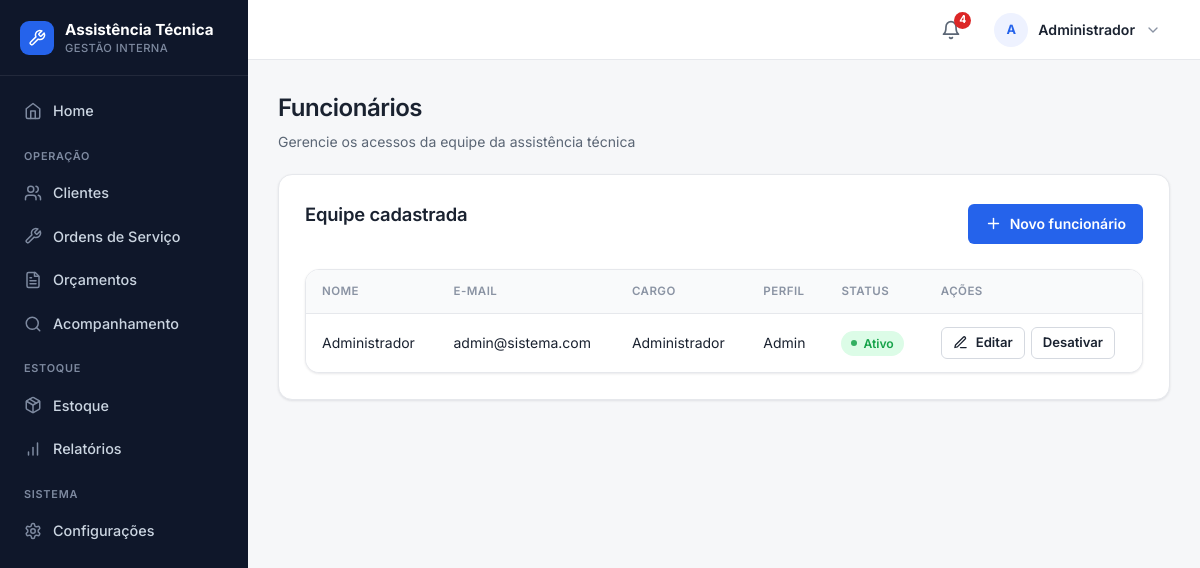
Screenshot of /funcionarios (signed in) with the database file from the repository.
### tables this page shows
CREATE TABLE funcionarios (
    id INTEGER PRIMARY KEY AUTOINCREMENT,
    nome TEXT NOT NULL,
    email TEXT NOT NULL UNIQUE,
    senha TEXT NOT NULL,
    cargo TEXT
, ativo INTEGER NOT NULL DEFAULT 1, perfil TEXT NOT NULL DEFAULT 'funcionario');

### routes/funcionarios.py (the view)
@funcionarios_bp.route("/funcionarios")
def listar_funcionarios():
    conexao = conectar()
    funcionarios = conexao.execute("""
        SELECT id, nome, email, cargo, ativo, perfil
        FROM funcionarios
        ORDER BY nome
    """).fetchall()
    conexao.close()
    return render_template("funcionarios_lista.html", funcionarios=funcionarios)

### app.py (called while the page is built)
@app.context_processor
def injetar_alertas_estoque():
    if "funcionario_id" not in session:
        return {"alerta_estoque_baixo": 0}
    conexao = conectar()
    total = conexao.execute(
        "SELECT COUNT(*) FROM pecas WHERE quantidade <= estoque_minimo"
    ).fetchone()[0]
    conexao.close()
    return {"alerta_estoque_baixo": total}

### database.py (called while the page is built)
def _coluna_existe(conexao, tabela, coluna):
    colunas = conexao.execute(f"PRAGMA table_info({tabela})").fetchall()
    return any(item["name"] == coluna for item in colunas)

def conectar():
    conexao = sqlite3.connect("database/sistema.db")
    conexao.row_factory = sqlite3.Row
    conexao.execute("PRAGMA foreign_keys = ON")
    _garantir_schema(conexao)
    return conexao

### templates/funcionarios_lista.html (shortened to what this page needs)
{% extends "base.html" %}
{% import 'partials/_icons.html' as icons %}
{% block conteudo %}
<div class="page-head">
    <h1>Funcionários</h1>
    <p>Gerencie os acessos da equipe da assistência técnica</p>
</div>
<div class="container">
    <div class="topo">
        <h2>Equipe cadastrada</h2>
        <div class="acoes-topo">
            <a href="{{ url_for('funcionarios.cadastrar_funcionario') }}" class="btn">
                {{ icons.icon('plus', 17) }} Novo funcionário
            </a>
        </div>
    </div>
    <div class="tabela-wrapper">
    <table>
        <thead>
            <tr>
                <th>Nome</th>
                <th>E-mail</th>
                <th>Cargo</th>
                <th>Perfil</th>
                <th>Status</th>
                <th>Ações</th>
            </tr>
        </thead>
        <tbody>
            {% for f in funcionarios %}
            <tr>
                <td>{{ f['nome'] }}</td>
                <td>{{ f['email'] }}</td>
                <td>{{ f['cargo'] or "—" }}</td>
                <td>{{ (f['perfil'] or 'funcionario')|capitalize }}</td>
                <td>
                    {% if f['ativo'] %}
                        <span class="status aprovado">Ativo</span>
                    {% else %}
                        <span class="status recusado">Inativo</span>
                    {% endif %}
                </td>
                <td>
                    <div class="acoes-celula">
                        <a href="{{ url_for('funcionarios.pagina_editar_funcionario', id=f['id']) }}"
                           class="editar btn--sm">{{ icons.icon('pencil', 15) }} Editar</a>
                        <form action="{{ url_for('funcionarios.alternar_status_funcionario', id=f['id']) }}"
                              method="POST" class="acoes-form">
                            <button type="submit" class="btn--secondary btn--sm">
                                {% if f['ativo'] %}Desativar{% else %}Ativar{% endif %}
                            </button>
                        </form>
                    </div>
                </td>
            </tr>
            {% endfor %}
        </tbody>
    </table>
    </div>
</div>
{% endblock %}

### static/css/global.css (style rules this page uses)
:root { --bg: #f6f7f9; --surface: #ffffff; --surface-2: #f9fafb; --border: #e6e8ec; --border-strong: #d5d9e0; --ink: #1a2230; --muted: #5b6675; --subtle: #8a93a3; --primary: #2563eb; --primary-hover: #1d4ed8; --primary-soft: #eef2ff; --success: #16a34a; --success-soft: #dcfce7; --warning: #d97706; --warning-soft: #fef3c7; --danger: #dc2626; --danger-hover: #b91c1c; --danger-soft: #fee2e2; --sidebar: #0f172a; --sidebar-ink: #cbd5e1; --sidebar-muted: #7e8aa0; --s-1: 4px; --s-2: 8px; --s-3: 12px; --s-4: 16px; --s-5: 20px; --s-6: 24px; --s-8: 32px; --r-sm: 6px; --r-md: 10px; --r-lg: 14px; --r-pill: 999px; --shadow-sm: 0 1px 2px rgba(16, 24, 40, 0.04), 0 1px 3px rgba(16, 24, 40, 0.06); --shadow-md: 0 4px 12px rgba(16, 24, 40, 0.08); --azul-900: #0f172a; --azul-800: #1e293b; --azul-700: #2563eb; --azul-600: #2563eb; --azul-500: #2563eb; --azul-100: #eef2ff; --azul-50: #f9fafb; --branco: #ffffff; --cinza-900: #1a2230; --cinza-700: #5b6675; --cinza-500: #8a93a3; --cinza-200: #e6e8ec; --cinza-100: #f1f3f6; --verde-100: #dcfce7; --verde-700: #166534; --amarelo-100: #fef3c7; --amarelo-700: #92400e; --vermelho-100: #fee2e2; --vermelho-700: #991b1b; --sombra: var(--shadow-sm); --raio: var(--r-md); }
* { box-sizing: border-box; }
body { min-height: 100vh; margin: 0; font-family: "Inter", -apple-system, BlinkMacSystemFont, "Segoe UI", Roboto, Arial, sans-serif; font-size: 14px; line-height: 1.5; color: var(--ink); background: var(--bg); -webkit-font-smoothing: antialiased; text-rendering: optimizeLegibility; }
h1, h2, h3, h4 { color: var(--ink); font-weight: 600; letter-spacing: -0.01em; }
h2 { margin: 0 0 18px; font-size: 1.15rem; }
a { color: var(--primary); text-decoration: none; }
.container, .card { background: var(--surface); border: 1px solid var(--border); border-radius: var(--r-lg); box-shadow: var(--shadow-sm); }
.container { padding: clamp(18px, 3vw, 26px); }
.topo { display: flex; justify-content: space-between; align-items: center; gap: 16px; margin-bottom: 22px; }
.acoes-topo, .botoes, .form-botao { display: flex; flex-wrap: wrap; gap: 10px; align-items: center; }
.btn, button, .voltar, .editar, .excluir { display: inline-flex; align-items: center; justify-content: center; gap: 8px; min-height: 40px; padding: 9px 16px; border: 1px solid transparent; border-radius: var(--r-sm); color: #fff; background: var(--primary); text-decoration: none; font: inherit; font-weight: 600; line-height: 1; cursor: pointer; white-space: nowrap; transition: background-color 0.15s ease, border-color 0.15s ease, box-shadow 0.15s ease, color 0.15s ease; }
.btn--secondary, .btn-home, .voltar, .editar { background: var(--surface); color: var(--ink); border-color: var(--border-strong); }
.btn--sm { min-height: 32px; padding: 6px 11px; font-size: 0.82rem; }
form { margin: 0 0 24px; }
.tabela-wrapper { width: 100%; overflow-x: auto; border: 1px solid var(--border); border-radius: var(--r-lg); box-shadow: var(--shadow-sm); background: var(--surface); }
table { width: 100%; margin-top: 0; border-collapse: separate; border-spacing: 0; background: var(--surface); border: 1px solid var(--border); border-radius: var(--r-lg); overflow: hidden; }
.tabela-wrapper table { border: 0; border-radius: 0; box-shadow: none; }
th, td { padding: 13px 16px; text-align: left; vertical-align: middle; border-bottom: 1px solid var(--border); }
th { color: var(--subtle); background: var(--surface-2); font-size: 0.72rem; font-weight: 600; text-transform: uppercase; letter-spacing: 0.04em; white-space: nowrap; }
td { color: var(--ink); }
tbody tr { transition: background-color 0.12s ease; }
tbody tr:last-child td { border-bottom: 0; }
.acoes-form { display: inline-flex; margin: 0; }
.acoes-celula { display: inline-flex; flex-wrap: wrap; gap: 6px; align-items: center; }
.status { display: inline-flex; align-items: center; gap: 6px; padding: 4px 10px; border-radius: var(--r-pill); font-size: 0.76rem; font-weight: 600; line-height: 1.4; white-space: nowrap; }
.status::before { content: ""; width: 6px; height: 6px; border-radius: 50%; background: currentColor; opacity: 0.85; }
.aprovado { background: var(--success-soft); color: var(--success); }

### static/css/layout.css (style rules this page uses)
.page-head { margin: 0 0 22px; }
.page-head h1 { margin: 0; color: var(--ink); font-size: clamp(1.25rem, 2vw, 1.6rem); font-weight: 600; letter-spacing: -0.02em; }
.page-head p { margin: 5px 0 0; color: var(--muted); }

### rows the page displays
funcionarios: nome "Administrador", email "admin@sistema.com", cargo "Administrador", perfil "Admin", ativo "Ativo", {{ tamanho }} 15 (drawn)

### other values shown
{{ alerta_estoque_baixo }} "4"
{{ iniciais }} "A"
{{ nome_usuario }} "Administrador"
